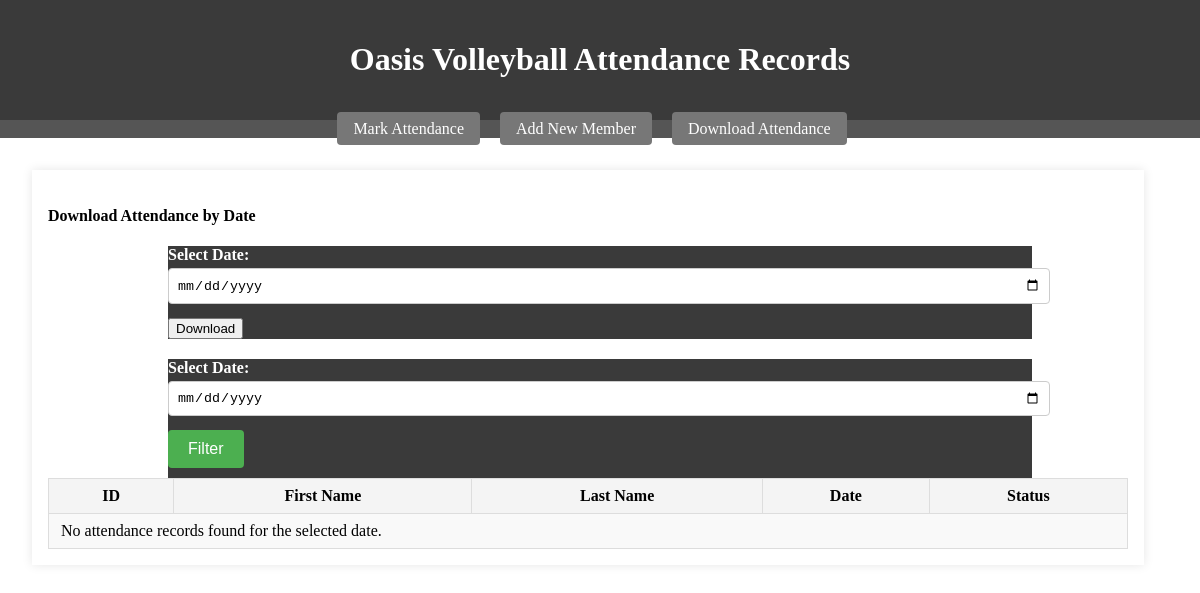
Page /valley_attendance_list on the earlier database version.
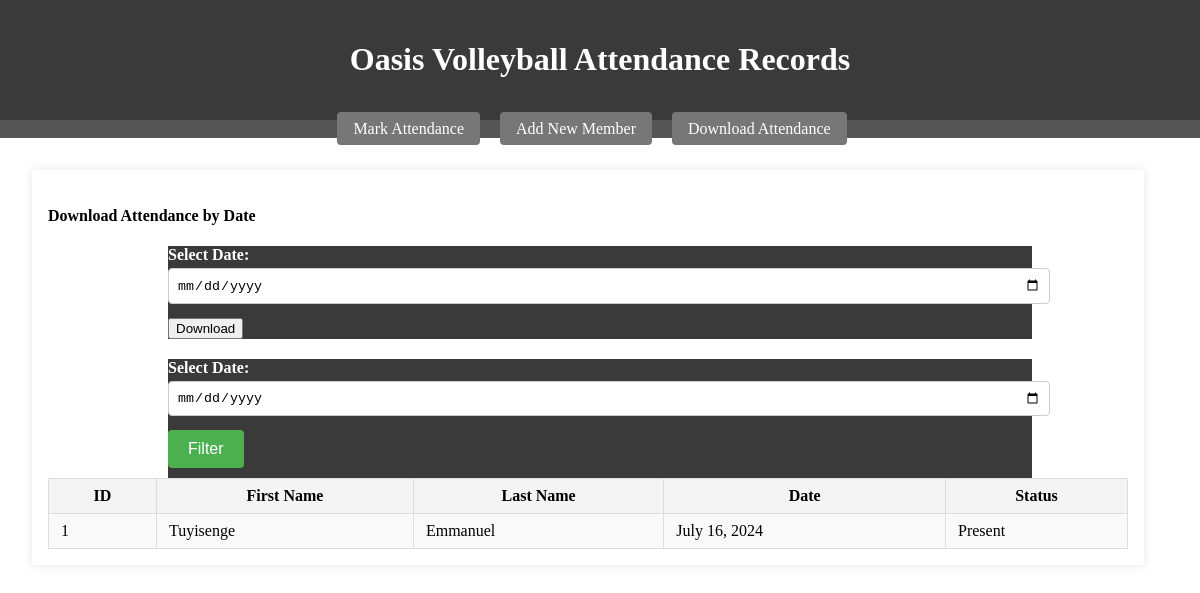
Same page on the later database version.
### attendance/models.py (models this page shows, shortened)
class Vally_Attend(models.Model):
    member = models.ForeignKey(VolleballMember, on_delete=models.CASCADE)
    date = models.DateField(default=timezone.now)
    present = models.BooleanField(default=False)

class VolleballMember(models.Model):
    GENDER_CHOICES = [
        ('M', 'Male'),
        ('F', 'Female'),
    ]
    first_name = models.CharField(max_length=50)
    last_name = models.CharField(max_length=50)
    age = models.DateField(default=timezone.now)
    gender = models.CharField(max_length=1, choices=GENDER_CHOICES, default='M')
    address = models.CharField(max_length=50, default="Gasanze")
    school_name = models.CharField(max_length=100)
    parent_name = models.CharField(max_length=100)
    parent_tel = models.CharField(max_length=15)
    class Meta:
        ordering = ['first_name','last_name']

### attendance/views.py (the view)
# urls.py: path('valley_attendance_list', views.valley_attendance_list, name='valley_attendance_list'),
def  valley_attendance_list(request):
    selected_date = request.GET.get('date',None)
    if selected_date:
        attendance_records = Vally_Attend.objects.filter(date=selected_date)
    else:
        attendance_records = Vally_Attend.objects.all()
    context ={
        'attendance_records':attendance_records,
        'selected_date': selected_date,
    }
    return render(request, 'attendanc/valleyball/valley_attendance_list.html', context)

### attendance/templates/attendanc/valleyball/valley_attendance_list.html (shortened to what this page needs)
<!DOCTYPE html>
<html lang="en">
<head>
    {% load static %}
    <link rel="stylesheet" href="{% static 'css/styles.css' %}">
</head>
<body>
    <header>
        <h1>Oasis Volleyball Attendance Records</h1>
    </header>
    <nav>
<ul>
    <li><a href="{% url 'vally_ballattendance_create' %}">Mark Attendance</a></li>
    <li><a href="{% url 'team_member_create' %}">Add New Member</a></li>
    <li><a href="{% url 'download_attendance_csv' %}">Download Attendance</a></li>
</ul>
</nav>
<section>
<h4>Download Attendance by Date</h4>
<form method="get" action="{% url 'download_attendance_csv' %}">
    <label for="date">Select Date:</label>
    <input type="date" id="date" name="date" value="{{ today }}">
    <button type="submit">Download</button>
</form>
<form method="get" action="{% url 'valley_attendance_list' %}">
    <label for="date">Select Date:</label>
    <input type="date" id="date" name="date" value="{{ selected_date|default_if_none:'' }}">
    <button type="submit" class="button">Filter</button>
</form>
<table>
    <thead>
        <tr>
            <th>ID</th>
            <th>First Name</th>
            <th>Last Name</th>
            <th>Date</th>
            <th>Status</th>
        </tr>
    </thead>
    <tbody>
        {% for record in attendance_records %}
        <tr>
            <td>{{ forloop.counter }}</td>
            <td>{{ record.member.first_name }}</td>
            <td>{{ record.member.last_name }}</td>
            <td>{{ record.date }}</td>
            <td>{{ record.present|yesno:"Present,Absent" }}</td>
        </tr>
        {% empty %}
        <tr>
            <td colspan="5">No attendance records found for the selected date.</td>
        </tr>
        {% endfor %}
    </tbody>
</table>
</section>
</body>
</html>

### attendance/static/css/styles.css (style rules this page uses)
body { margin: 0; display: flex; flex-direction: column; min-height: 100vh; background-image: url("../images/background.jpg"); background-size: cover; background-repeat: no-repeat; background-position: center center; }
header, footer { background-color: #3a3a3a; color: #fff; padding: 1em; text-align: center; }
nav ul { list-style-type: none; padding: 0; text-align: center; background-color: #555; margin: 0; }
nav ul li { display: inline; margin-right: 1em; }
nav ul li a { text-decoration: none; color: #fff; padding: 0.5em 1em; background-color: #777; border-radius: 4px; }
section { margin-left: 1em; padding: 1em; max-width: 90%; margin: 2em; background-color: #fff; box-shadow: 0 0 10px rgba(0, 0, 0, 0.1); }
label { color: #fff; font-weight: bold; }
.button { display: inline-block; background-color: #4CAF50; color: white; padding: 10px 20px; text-align: center; text-decoration: none; font-size: 16px; cursor: pointer; border: none; border-radius: 4px; margin: 10px 0; }
table { width: 100%; border-collapse: collapse; }
th, td { padding: 8px 12px; border: 1px solid #ddd; }
thead { background-color: #f4f4f4; }
tbody tr:nth-child(odd) { background-color: #f9f9f9; }
form { margin-top: 20px; margin-left: 120px; width: 80%; height: 70%; background-color: #3a3a3a; }
input[type="text"], input[type="date"], input[type="email"], textarea { width: 100%; padding: 8px; margin: 4px 0; border: 1px solid #ccc; border-radius: 4px; }
input[type="submit"], button { margin-top: 10px; }
header, main { padding: 20px; }

Differences in the rows shown:
added Vally_Attend: member.first_name "Tuyisenge", member.last_name "Emmanuel", date "July 16, 2024", present "Present"
Other differences:
text no longer shown: "No attendance records found for the selected date."
